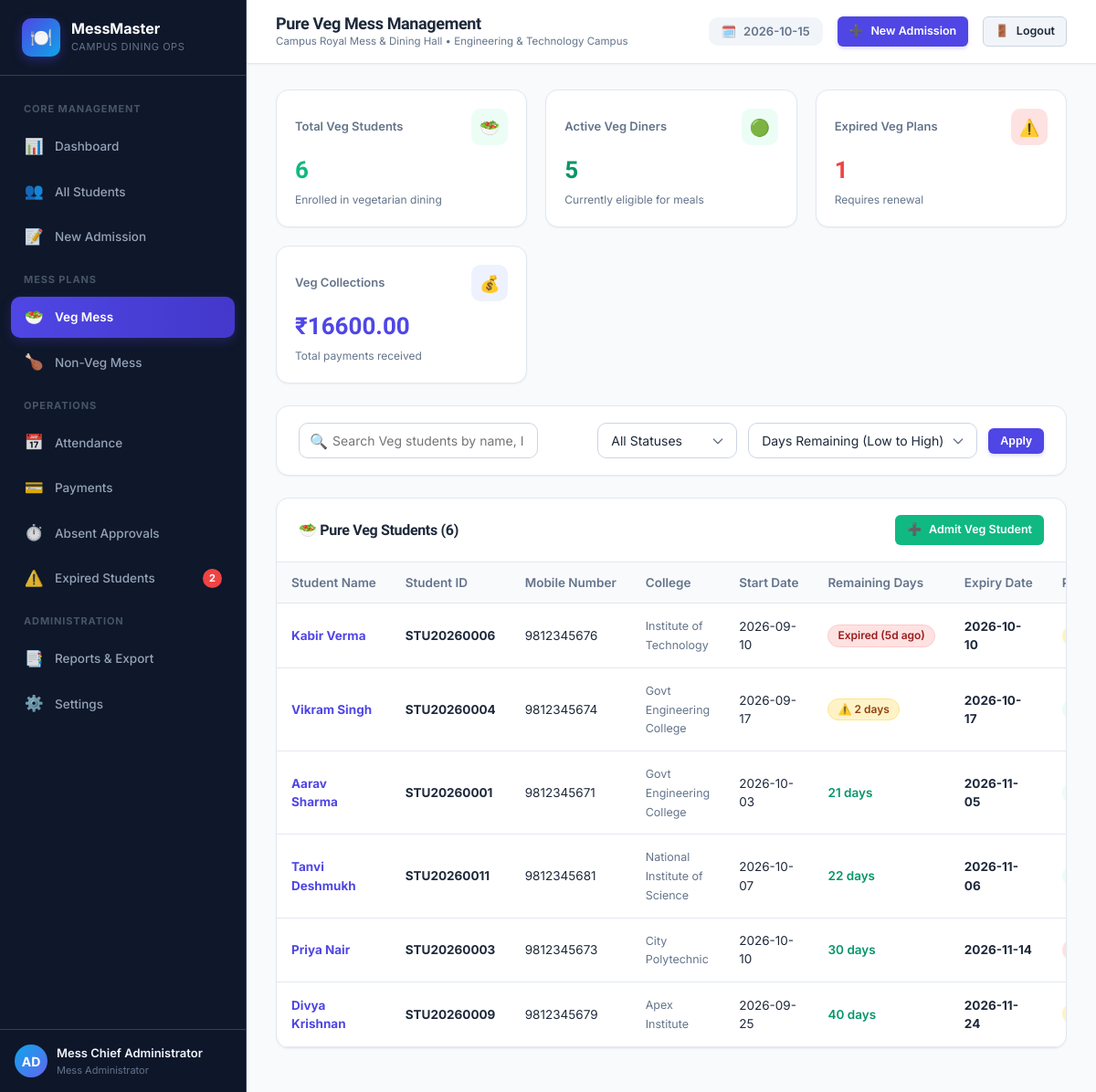
The app's page /mess/veg (signed in) with its own data.
### tables this page shows
CREATE TABLE users (
            id INTEGER PRIMARY KEY AUTOINCREMENT,
            username TEXT UNIQUE NOT NULL,
            password_hash TEXT NOT NULL,
            full_name TEXT NOT NULL,
            role TEXT DEFAULT 'admin',
            created_at DATETIME DEFAULT CURRENT_TIMESTAMP
        );

CREATE TABLE settings (
            id INTEGER PRIMARY KEY AUTOINCREMENT,
            key TEXT UNIQUE NOT NULL,
            value TEXT NOT NULL,
            description TEXT
        );

CREATE TABLE mess_plans (
            id INTEGER PRIMARY KEY AUTOINCREMENT,
            student_id TEXT NOT NULL,
            plan_duration_days INTEGER NOT NULL,
            start_date DATE NOT NULL,
            original_expiry_date DATE NOT NULL,
            current_expiry_date DATE NOT NULL,
            total_extension_days INTEGER DEFAULT 0,
            mess_type TEXT NOT NULL CHECK(mess_type IN ('Veg', 'Non-Veg')),
            total_fee REAL NOT NULL,
            status TEXT NOT NULL DEFAULT 'Active' CHECK(status IN ('Active', 'Expired', 'Renewed')),
            is_current INTEGER NOT NULL DEFAULT 1,
            created_at DATETIME DEFAULT CURRENT_TIMESTAMP,
            FOREIGN KEY (student_id) REFERENCES students(student_id) ON DELETE CASCADE
        );

CREATE TABLE students (
            id INTEGER PRIMARY KEY AUTOINCREMENT,
            student_id TEXT UNIQUE NOT NULL,
            full_name TEXT NOT NULL,
            mobile TEXT UNIQUE NOT NULL,
            college_name TEXT NOT NULL,
            mess_type TEXT NOT NULL CHECK(mess_type IN ('Veg', 'Non-Veg')),
            status TEXT NOT NULL DEFAULT 'Active' CHECK(status IN ('Active', 'Expired', 'Deactivated')),
            admission_date DATE NOT NULL,
            created_at DATETIME DEFAULT CURRENT_TIMESTAMP,
            updated_at DATETIME DEFAULT CURRENT_TIMESTAMP
        );

### app.py (the view)
@app.route('/mess/veg')
@login_required
def veg_mess():
    database.update_all_mess_expiries()
    conn = database.get_db_connection()
    search = request.args.get('search', '').strip()
    status_filter = request.args.get('status', 'all')
    sort_by = request.args.get('sort_by', 'remaining_days_asc')
    query = """
        SELECT s.student_id, s.full_name, s.mobile, s.college_name, s.status,
               p.start_date, p.current_expiry_date, p.total_fee,
               COALESCE((SELECT SUM(amount) FROM payments WHERE student_id = s.student_id), 0) as total_paid,
               (p.total_fee - COALESCE((SELECT SUM(amount) FROM payments WHERE student_id = s.student_id), 0)) as balance,
               (julianday(p.current_expiry_date) - julianday(date('now'))) as remaining_days
        FROM students s
        JOIN mess_plans p ON s.student_id = p.student_id AND p.is_current = 1
        WHERE s.mess_type = 'Veg'
    """
    params = []
    if search:
        query += " AND (s.student_id LIKE ? OR s.full_name LIKE ? OR s.mobile LIKE ?)"
        like_term = f"%{search}%"
        params.extend([like_term, like_term, like_term])
    if status_filter in ('Active', 'Expired', 'Deactivated'):
        query += " AND s.status = ?"
        params.append(status_filter)
    if sort_by == 'name_asc':
        query += " ORDER BY s.full_name ASC"
    elif sort_by == 'expiry_date_asc':
        query += " ORDER BY p.current_expiry_date ASC"
    else:
        query += " ORDER BY remaining_days ASC"
    students_list = conn.execute(query, params).fetchall()
    total_veg = conn.execute("SELECT COUNT(*) as c FROM students WHERE mess_type = 'Veg'").fetchone()['c']
    active_veg = conn.execute("SELECT COUNT(*) as c FROM students WHERE mess_type = 'Veg' AND status = 'Active'").fetchone()['c']
    expired_veg = conn.execute("SELECT COUNT(*) as c FROM students WHERE mess_type = 'Veg' AND status = 'Expired'").fetchone()['c']
    veg_collected = conn.execute("""
        SELECT COALESCE(SUM(pay.amount), 0) as c
        FROM payments pay
        JOIN students s ON pay.student_id = s.student_id
        WHERE s.mess_type = 'Veg'
    """).fetchone()['c']
    conn.close()
    return render_template('veg_mess.html',
        students=students_list,
        search=search,
        status_filter=status_filter,
        sort_by=sort_by,
        total_veg=total_veg,
        active_veg=active_veg,
        expired_veg=expired_veg,
        veg_collected=veg_collected
    )

### app.py (called while the page is built)
def login_required(f):
    @wraps(f)
    def decorated_function(*args, **kwargs):
        if 'user_id' not in session:
            flash("Please sign in to access the Mess Management System.", "warning")
            return redirect(url_for('login', next=request.url))
        return f(*args, **kwargs)
    return decorated_function

### database.py (called while the page is built, shortened)
def get_db_path():
    return DEFAULT_DB_PATH

def get_db_connection():
    db_file = get_db_path()
    try:
        os.makedirs(os.path.dirname(db_file), exist_ok=True)
    except OSError:
        pass
    conn = sqlite3.connect(db_file)
    conn.row_factory = sqlite3.Row
    conn.execute("PRAGMA foreign_keys = ON;")
    return conn

def get_setting(key, default_value=''):
    conn = get_db_connection()
    row = conn.execute("SELECT value FROM settings WHERE key = ?", (key,)).fetchone()
    conn.close()
    return row['value'] if row else default_value

### templates/veg_mess.html (shortened to what this page needs)
{% extends "base.html" %}
{% block page_title %}Pure Veg Mess Management{% endblock %}
{% block content %}
<div class="stats-grid" style="margin-bottom: 24px;">
  <div class="stat-card">
    <div class="stat-header">
      <span class="stat-label">Total Veg Students</span>
      <div class="stat-icon success">🥗</div>
    </div>
    <div class="stat-value" style="color: var(--veg-color);">{{ total_veg }}</div>
    <div class="stat-footer">Enrolled in vegetarian dining</div>
  </div>
  <div class="stat-card">
    <div class="stat-header">
      <span class="stat-label">Active Veg Diners</span>
      <div class="stat-icon success">🟢</div>
    </div>
    <div class="stat-value" style="color: #059669;">{{ active_veg }}</div>
    <div class="stat-footer">Currently eligible for meals</div>
  </div>
  <div class="stat-card">
    <div class="stat-header">
      <span class="stat-label">Expired Veg Plans</span>
      <div class="stat-icon danger">⚠️</div>
    </div>
    <div class="stat-value" style="color: var(--danger);">{{ expired_veg }}</div>
    <div class="stat-footer">Requires renewal</div>
  </div>
  <div class="stat-card">
    <div class="stat-header">
      <span class="stat-label">Veg Collections</span>
      <div class="stat-icon primary">💰</div>
    </div>
    <div class="stat-value" style="color: var(--primary);">{{ currency_symbol }}{{ "%.2f"|format(veg_collected) }}</div>
    <div class="stat-footer">Total payments received</div>
  </div>
</div>
<div class="panel" style="margin-bottom: 24px;">
  <div class="panel-body" style="padding: 18px 24px;">
    <form method="GET" action="{{ url_for('veg_mess') }}">
      <div class="toolbar" style="margin-bottom: 0;">
        <div class="search-box">
          <span class="search-icon">🔍</span>
          <input type="text" class="form-control" name="search" value="{{ search }}" placeholder="Search Veg students by name, ID, or mobile...">
        </div>
        <div class="filter-group">
          <select name="status" class="form-control form-select" style="width: auto;" onchange="this.form.submit()">
            <option value="all" {% if status_filter == 'all' %}selected{% endif %}>All Statuses</option>
          </select>
          <select name="sort_by" class="form-control form-select" style="width: auto;" onchange="this.form.submit()">
            <option value="remaining_days_asc" {% if sort_by == 'remaining_days_asc' %}selected{% endif %}>Days Remaining (Low to High)</option>
          </select>
          <button type="submit" class="btn btn-primary btn-sm">Apply</button>
        </div>
      </div>
    </form>
  </div>
</div>
<div class="panel">
  <div class="panel-header">
    <h3 class="panel-title">🥗 Pure Veg Students ({{ students|length }})</h3>
    <a href="{{ url_for('admission') }}" class="btn btn-success btn-sm">
      <span>➕</span> Admit Veg Student
    </a>
  </div>
  <div class="panel-body" style="padding: 0;">
    <div class="table-responsive">
      <table class="data-table">
        <thead>
          <tr>
            <th>Student Name</th>
            <th>Student ID</th>
            <th>Mobile Number</th>
            <th>College</th>
            <th>Start Date</th>
            <th>Remaining Days</th>
            <th>Expiry Date</th>
            <th>Payment Status</th>
          </tr>
        </thead>
        <tbody>
          {% if students %}
            {% for s in students %}
              <tr>
                <td>
                  <strong><a href="{{ url_for('student_profile', student_id=s.student_id) }}" style="color: var(--primary);">{{ s.full_name }}</a></strong>
                </td>
                <td><strong>{{ s.student_id }}</strong></td>
                <td>{{ s.mobile }}</td>
                <td><span style="font-size: 12.5px; color: var(--text-muted);">{{ s.college_name }}</span></td>
                <td>{{ s.start_date }}</td>
                <td>
                  {% if s.remaining_days < 0 %}
                    <span class="badge badge-expired">Expired ({{ (s.remaining_days * -1)|int }}d ago)</span>
                  {% elif s.remaining_days <= 3 %}
                    <span class="badge badge-warning">⚠️ {{ s.remaining_days|int }} days</span>
                  {% else %}
                    <span style="font-weight: 600; color: #059669;">{{ s.remaining_days|int }} days</span>
                  {% endif %}
                </td>
                <td><strong>{{ s.current_expiry_date }}</strong></td>
                <td>
                  {% if s.balance <= 0 and s.total_paid > 0 %}
                    <span class="badge badge-paid">Paid</span>
                  {% elif s.total_paid > 0 and s.balance > 0 %}
                    <span class="badge badge-partial">Partial ({{ currency_symbol }}{{ "%.2f"|format(s.balance) }} due)</span>
                  {% else %}
                    <span class="badge badge-pending">Pending</span>
                  {% endif %}
                </td>
              </tr>
            {% endfor %}
          {% else %}
            <tr>
              <td colspan="9" style="text-align: center; padding: 36px; color: var(--text-muted);">
                🥗 No pure veg mess students found matching your filters.
              </td>
            </tr>
          {% endif %}
        </tbody>
      </table>
    </div>
  </div>
</div>
{% endblock %}

### templates/base.html (shortened to what this page needs)
<!DOCTYPE html>
<html lang="en">
<head>
  <link rel="stylesheet" href="{{ url_for('static', filename='css/style.css') }}">
</head>
<body>
  <div class="app-container">
    <aside class="sidebar" id="appSidebar">
      <div class="sidebar-header">
        <div class="brand-icon">🍽️</div>
        <div class="brand-title">
          <span class="brand-name">MessMaster</span>
          <span class="brand-sub">Campus Dining Ops</span>
        </div>
      </div>
      <nav class="sidebar-nav">
        <div class="nav-section-title">Core Management</div>
        <a href="{{ url_for('dashboard') }}" class="nav-item {% if request.endpoint == 'dashboard' %}active{% endif %}" id="nav-dashboard">
          <div class="nav-item-content">
            <span class="icon">📊</span>
            <span>Dashboard</span>
          </div>
        </a>
        <a href="{{ url_for('students') }}" class="nav-item {% if request.endpoint == 'students' %}active{% endif %}" id="nav-students">
          <div class="nav-item-content">
            <span class="icon">👥</span>
            <span>All Students</span>
          </div>
        </a>
        <a href="{{ url_for('admission') }}" class="nav-item {% if request.endpoint == 'admission' %}active{% endif %}" id="nav-admission">
          <div class="nav-item-content">
            <span class="icon">📝</span>
            <span>New Admission</span>
          </div>
        </a>
        <div class="nav-section-title">Mess Plans</div>
        <a href="{{ url_for('veg_mess') }}" class="nav-item {% if request.endpoint == 'veg_mess' %}active{% endif %}" id="nav-veg">
          <div class="nav-item-content">
            <span class="icon">🥗</span>
            <span>Veg Mess</span>
          </div>
        </a>
        <a href="{{ url_for('nonveg_mess') }}" class="nav-item {% if request.endpoint == 'nonveg_mess' %}active{% endif %}" id="nav-nonveg">
          <div class="nav-item-content">
            <span class="icon">🍗</span>
            <span>Non-Veg Mess</span>
          </div>
        </a>
        <div class="nav-section-title">Operations</div>
        <a href="{{ url_for('attendance') }}" class="nav-item {% if request.endpoint == 'attendance' %}active{% endif %}" id="nav-attendance">
          <div class="nav-item-content">
            <span class="icon">📅</span>
            <span>Attendance</span>
          </div>
        </a>
        <a href="{{ url_for('payments') }}" class="nav-item {% if request.endpoint == 'payments' %}active{% endif %}" id="nav-payments">
          <div class="nav-item-content">
            <span class="icon">💳</span>
            <span>Payments</span>
          </div>
        </a>
        <a href="{{ url_for('absent_approvals') }}" class="nav-item {% if request.endpoint == 'absent_approvals' %}active{% endif %}" id="nav-absent-approvals">
          <div class="nav-item-content">
            <span class="icon">⏱️</span>
            <span>Absent Approvals</span>
          </div>
        </a>
        <a href="{{ url_for('expired_students') }}" class="nav-item {% if request.endpoint == 'expired_students' %}active{% endif %}" id="nav-expired">
          <div class="nav-item-content">
            <span class="icon">⚠️</span>
            <span>Expired Students</span>
          </div>
          {% if badge_expired_count > 0 %}
          <span class="nav-badge danger">{{ badge_expired_count }}</span>
          {% endif %}
        </a>
        <div class="nav-section-title">Administration</div>
        <a href="{{ url_for('reports') }}" class="nav-item {% if request.endpoint == 'reports' %}active{% endif %}" id="nav-reports">
          <div class="nav-item-content">
            <span class="icon">📑</span>
            <span>Reports & Export</span>
          </div>
        </a>
        <a href="{{ url_for('settings') }}" class="nav-item {% if request.endpoint == 'settings' %}active{% endif %}" id="nav-settings">
          <div class="nav-item-content">
            <span class="icon">⚙️</span>
            <span>Settings</span>
          </div>
        </a>
      </nav>
      <div class="sidebar-footer">
        <div class="user-badge">
          <div class="user-avatar">AD</div>
          <div class="user-info">
            <span class="user-name">{{ current_user.full_name if current_user else 'Admin' }}</span>
            <span class="user-role">Mess Administrator</span>
          </div>
        </div>
      </div>
    </aside>
    <div class="main-wrapper">
      <header class="topbar">
        <div class="topbar-left">
          <div class="page-breadcrumb">
            <h1 class="page-title">{% block page_title %}College Mess Management{% endblock %}</h1>
            <span style="font-size: 11.5px; color: var(--text-muted);">{{ mess_name }} &bull; {{ college_name }}</span>
          </div>
        </div>
        <div class="topbar-right">
          <div class="date-indicator">
            <span>🗓️</span>
            <span>{{ today_date }}</span>
          </div>
          <a href="{{ url_for('admission') }}" class="btn btn-primary btn-sm" id="btn-quick-admission">
            <span>➕</span>
            <span>New Admission</span>
          </a>
          <a href="{{ url_for('logout') }}" class="btn btn-secondary btn-sm" title="Sign Out">
            <span>🚪</span>
            <span>Logout</span>
          </a>
        </div>
      </header>
      <main class="content-body">
        {% block content %}{% endblock %}
      </main>
    </div>
  </div>
</body>
</html>

### records on screen
users: full_name "Mess Chief Administrator"
settings: value "Campus Royal Mess & Dining Hall"
settings: value "Engineering & Technology Campus"
mess_plans: full_name "Kabir Verma", student_id "STU20260006", mobile "9812345676", college_name "Institute of Technology", start_date "2026-09-10", remaining_days "5", current_expiry_date "2026-10-10"
mess_plans: full_name "Vikram Singh", student_id "STU20260004", mobile "9812345674", college_name "Govt Engineering College", start_date "2026-09-17", remaining_days "2", current_expiry_date "2026-10-17"
mess_plans: full_name "Aarav Sharma", student_id "STU20260001", mobile "9812345671", college_name "Govt Engineering College", start_date "2026-10-03", remaining_days "21", current_expiry_date "2026-11-05"
mess_plans: full_name "Tanvi Deshmukh", student_id "STU20260011", mobile "9812345681", college_name "National Institute of Science", start_date "2026-10-07", remaining_days "22", current_expiry_date "2026-11-06"
mess_plans: full_name "Priya Nair", student_id "STU20260003", mobile "9812345673", college_name "City Polytechnic", start_date "2026-10-10", remaining_days "30", current_expiry_date "2026-11-14"
mess_plans: full_name "Divya Krishnan", student_id "STU20260009", mobile "9812345679", college_name "Apex Institute", start_date "2026-09-25", remaining_days "40", current_expiry_date "2026-11-24"

### other values on screen
{{ badge_expired_count }} "2"
{{ total_veg }} "6"
{{ active_veg }} "5"
{{ expired_veg }} "1"
{{ currency_symbol }} "₹"
{{ "%.2f"|format(veg_collected) }} "16600.00"
{{ students|length }} "6"
